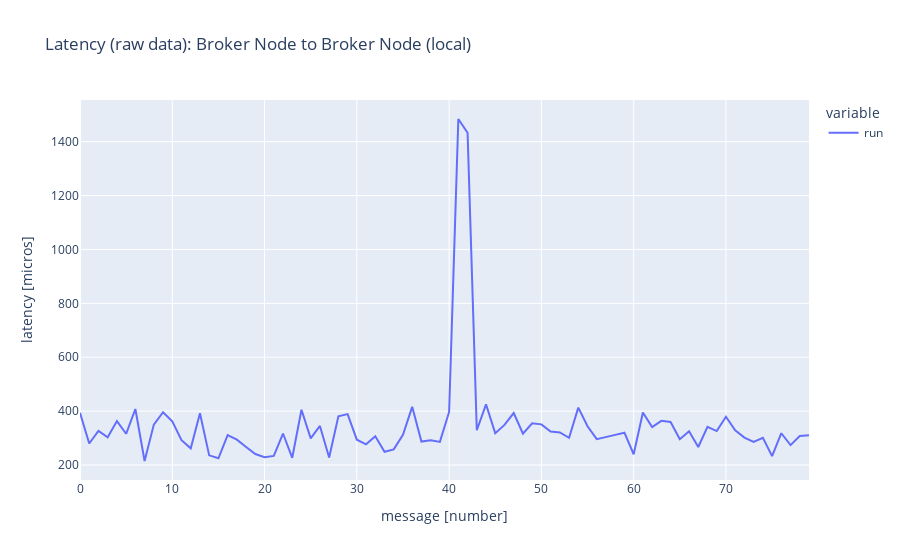

Write notebook code for a chart like this one.
### Markdown cell above
## Latency (raw data): Broker Node to Broker Node (local)

### Code cell
if run.run_meta.getRuncSpecMonitorLatencyBrokerNodeIsIncluded():
    import plotly.express as px
    df_lat_raw_broker_node = run_analytics.export_broker_node_distinct_latencies_as_dataframe()
    fig_line = px.line(df_lat_raw_broker_node,
                    title="Latency (raw data): Broker Node to Broker Node (local)",
                    labels={"value":"latency [micros]", "index":"message [number]"})
    fig_line.show()
else: 
    print("Broker Node to Broker Node: not included")

### Figure 1 — Plotly figure (JSON) as saved in the notebook; plotly's stock layout.template omitted (floating-point values rounded to 4 significant figures)
{"data": [{"hovertemplate": "variable=run<br>message [number]=%{x}<br>latency [micros]=%{y}<extra></extra>", "legendgroup": "run", "line": {"color": "#636efa", "dash": "solid"}, "mode": "lines", "name": "run", "orientation": "v", "showlegend": true, "type": "scatter", "x": [0, 1, 2, 3, 4, 5, 6, 7, 8, 9, 10, 11, 12, 13, 14, 15, 16, 17, 18, 19, 20, 21, 22, 23, 24, 25, 26, 27, 28, 29, 30, 31, 32, 33, 34, 35, 36, 37, 38, 39, 40, 41, 42, 43, 44, 45, 46, 47, 48, 49, 50, 51, 52, 53, 54, 55, 56, 57, 58, 59, 60, 61, 62, 63, 64, 65, 66, 67, 68, 69, 70, 71, 72, 73, 74, 75, 76, 77, 78, 79], "xaxis": "x", "y": [394, 280, 327, 303, 363, 316, 408, 215, 350, 396, 362, 292, 262, 392, 236, 225, 311, 294, 267, 241, 229, 234, 317, 227, 405, 299, 345, 228, 381, 389, 294, 277, 307, 249, 258, 312, 416, 287, 292, 286, 397, 1484, 1433, 329, 425, 318, 349, 393, 316, 355, 351, 324, 321, 301, 413, 344, 296, 305, 312, 320, 240, 395, 341, 364, 360, 296, 325, 267, 342, 326, 379, 329, 302, 286, 301, 233, 318, 274, 308, 311], "yaxis": "y"}], "layout": {"legend": {"title": {"text": "variable"}, "tracegroupgap": 0}, "title": {"text": "Latency (raw data): Broker Node to Broker Node (local)"}, "xaxis": {"anchor": "y", "domain": [0, 1], "title": {"text": "message [number]"}}, "yaxis": {"anchor": "x", "domain": [0, 1], "title": {"text": "latency [micros]"}}}}
